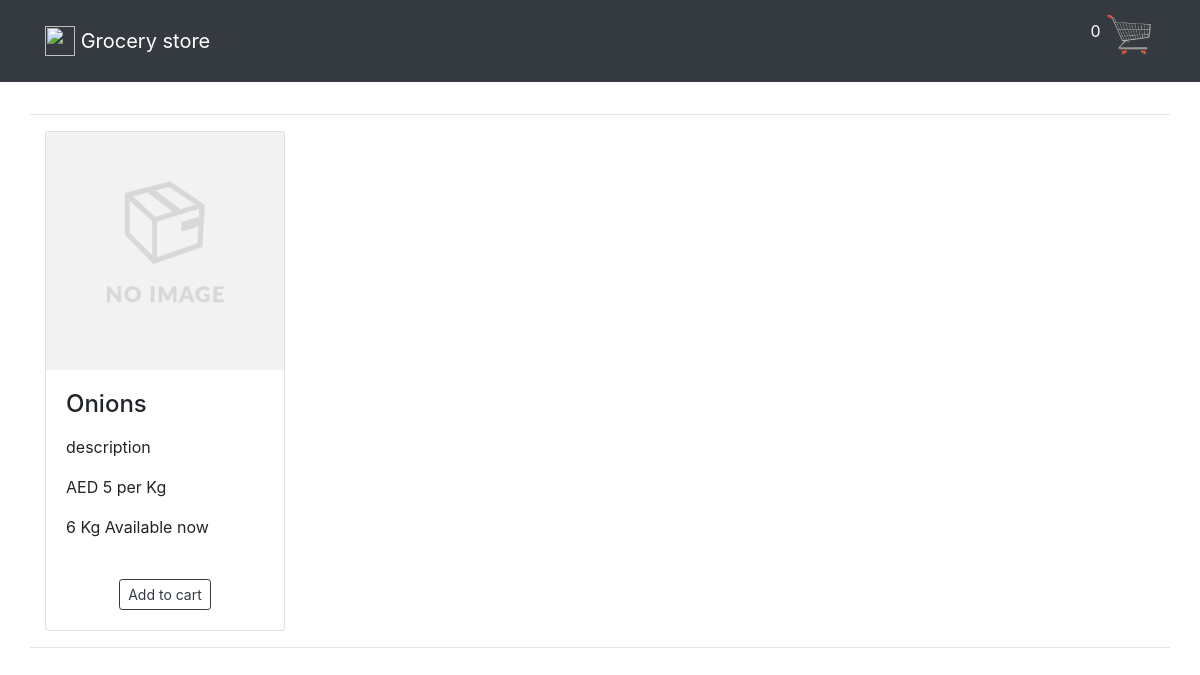
The app's page /, older data.
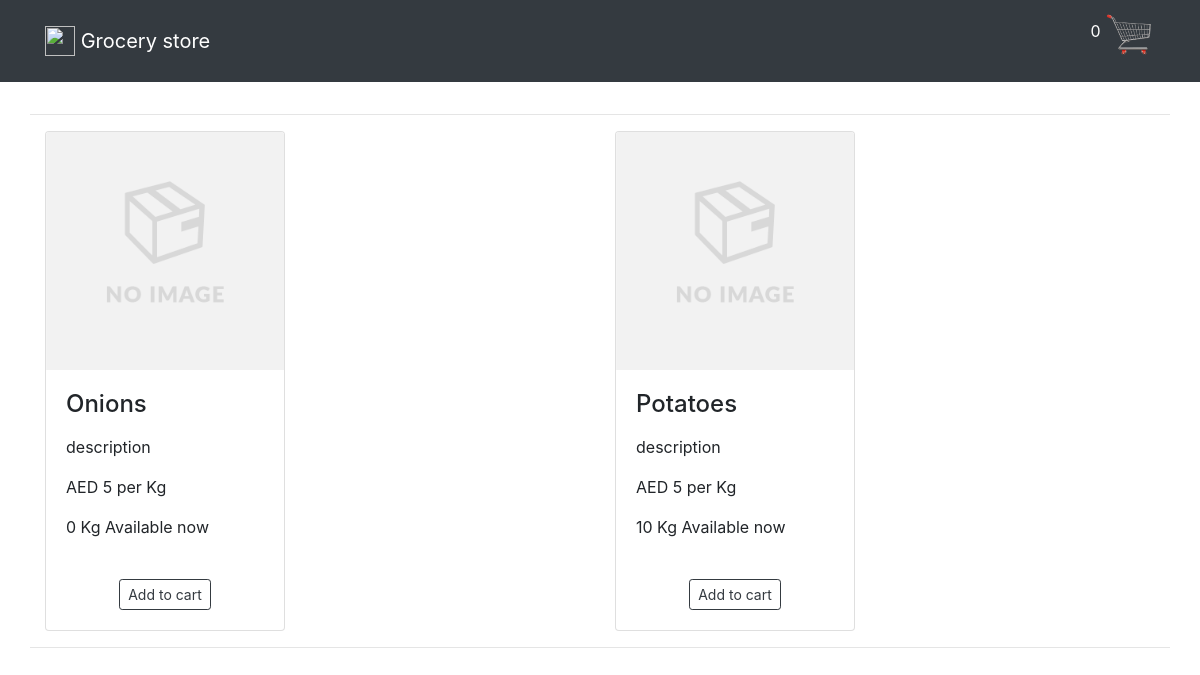
The same page, newer data.
### store/models.py (models this page shows, shortened)
class Product(models.Model):
    product_name = models.CharField(_('Product'), max_length=20)
    product_description = models.CharField(_('Product description'), max_length=200)
    slug = models.SlugField()

class Price(models.Model):
    product = models.ForeignKey(Product, on_delete=models.CASCADE, related_name='prices')
    unit = models.CharField(_('Unit of measurement'), max_length=5,
                            choices=MEASURING_UNIT_CHOICES, default=KILOGRAM)
    price = models.IntegerField(_('Price per unit'))
    currency = models.CharField(_('Currency'), max_length=5,
                            choices=CURRENCIES, default='AED')

class Quantity(models.Model):
    product = models.ForeignKey(Product, on_delete=models.CASCADE, related_name='quantities')
    unit = models.CharField(_('Unit of measurement'), max_length=5,
                            choices=MEASURING_UNIT_CHOICES, default=KILOGRAM)
    quantity = models.IntegerField(_('Available quantity'))

### store/views.py (the view)
# urls.py: path('', ProductsListView.as_view(), name='product_list'),
class ProductsListView(ListView):
    template_name = 'index.html'
    model = Product

### store/templates/index.html (shortened to what this page needs)
{% extends 'base.html' %}
{% block content %}
{% load static %}
<div class="container">
	<div class="row mt-2 ">
			{% for obj in object_list %}
				<div class="col" style="padding:0px;">
					{% include 'snippets/card.html' with instance=obj %}
				</div>
			{% endfor %}
    </div>
		</div>
{% endblock %}

### store/templates/snippets/card.html
{% load static %}
<hr>
<div class="col-sm-3 col-md-7">
<div class="card" style="width: 15rem;">
    <a href=""><img class="card-img-top" src="{% static 'images/img_empty.png' %}" alt="product"></a>
  <div class="card-body">
    <h4 class="card-title">{{ obj.product_name}}</h4>
    <p class="card-text">{{ obj.product_description|linebreaks|truncatewords:14 }}</p>
    <p class="card-text">{{ obj.prices.all.values.get.currency}} {{ obj.prices.all.values.get.price }} per {{ obj.prices.all.values.get.unit }}</p>
    <p class="card-text">{{obj.quantities.all.values.get.quantity}} {{obj.quantities.all.values.get.unit}} Available now </p>
    <div class='text-center'>
        <button class="text-center btn btn-outline-dark btn-sm mt-4 sc-add-to-cart" data-id={{ obj.id}} data-name={{ obj.product_name }}  data-price={{ obj.prices.all.values.get.price }}  type="submit">Add to cart</button>
    </div>
  </div>
</div>
</div>
<hr>

Row changes from the older to the newer data that the page shows:
computed for Product "Onions": quantities.all.values.get.quantity "6" → "0"
added Product: product_name "Potatoes", product_description "description", prices.all.values.get.currency "AED", prices.all.values.get.price "5", prices.all.values.get.unit "Kg", quantities.all.values.get.quantity "10", quantities.all.values.get.unit "Kg"
